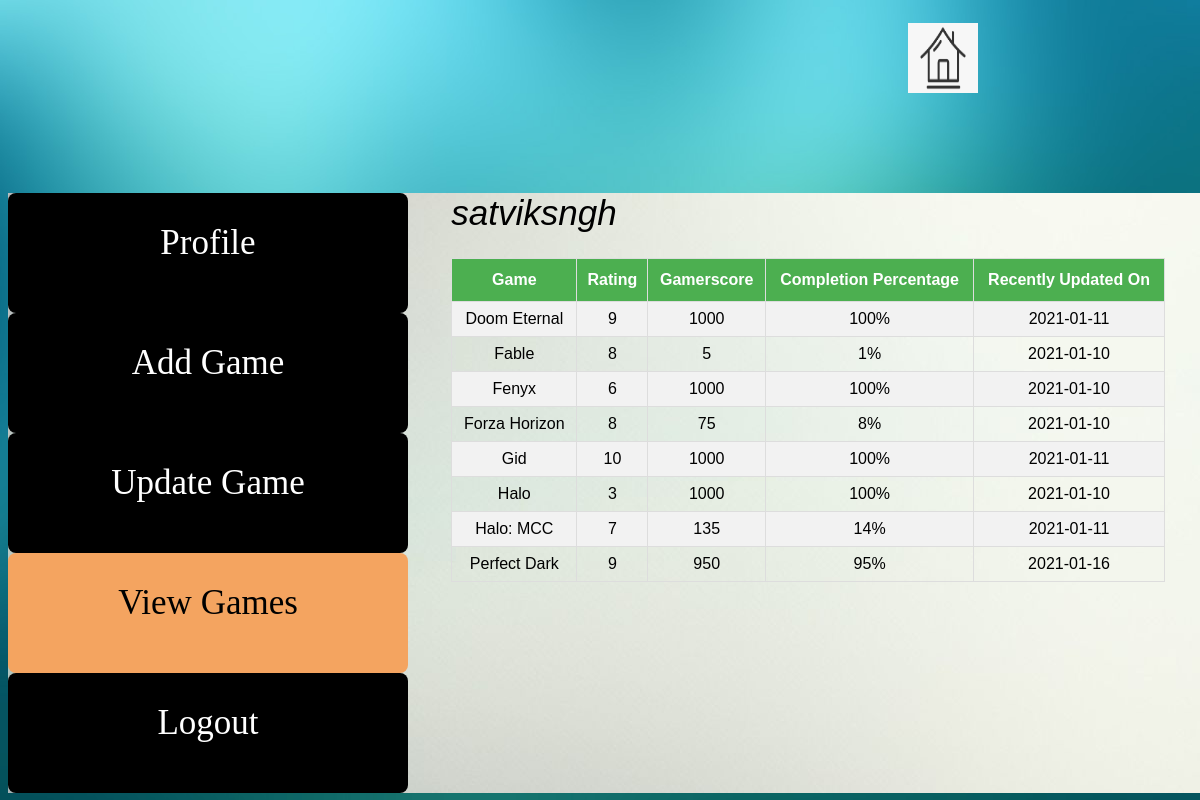
/lib/allgamesxbox.php (signed in), run on the app's committed database.
### tables this page shows
CREATE TABLE `xbox` (
  `gamerid` varchar(20) NOT NULL,
  `name` varchar(30) NOT NULL,
  `gamerscore` int(4) UNSIGNED NOT NULL,
  `completion` decimal(3,0) NOT NULL,
  `updatedate` date NOT NULL,
  `rating` int(2) NOT NULL
);

### lib/allgamesxbox.php (the view, shortened to what this page needs)
<?php
    function displaydata() {
        include('db.php');
        $gamerid = mysqli_real_escape_string($mysqli,$_SESSION['username']);
        $game_check_query = "SELECT * FROM xbox WHERE gamerid='$gamerid'";
        $res = mysqli_query($mysqli,$game_check_query);
        return $res;
    }
?>
<html>
    <head>
        <link rel="stylesheet" href="../css/main.css">
    </head>
    <body>
        <header>
            <img src="../images/homebtn.png" width="70px" height="70px" onclick="location.href='./dashboardxbox.php'"/>
        </header>
        <div id="dashboard">
            <div id="navigationbar">
                <div id="profile">
                    <a href="./dashboardxbox.php"> Profile </a>
                </div>
                <div id="newgame">
                    <a href="./newgamexbox.php" class="active"> Add Game </a>
                </div>
                <div id="updategame">
                    <a href="./updategamexbox.php"> Update Game </a>
                </div>
                <div id="allgames" class="active">
                    <a href="#" class="active"> View Games </a>
                </div>
                <div id="logout">
                    <a href="./logout.php" class="logoutref"> Logout </a>
                </div>
            </div>
            <div id="contentarea">
                <?php
                    if(!isset($_SESSION['username'])) {
                        header('location: ../home.html');
                    }
                    else {
                            $res = displaydata();
                    }
                ?>
                <label id="idlabel">
                    <?php
                        echo $_SESSION['username'];
                    ?>
                </label>
                <table id="displaytable">
                    <th> Game </th>
                    <th> Rating </th>
                    <th> Gamerscore </th>
                    <th> Completion Percentage </th>
                    <th> Recently Updated On </th>
                    <?php
                        while($row = mysqli_fetch_array($res)) {
                            echo "<tr><td>" . $row['name'] . "</td><td>" . $row['rating'] . "</td><td>". $row['gamerscore'] . "</td><td>"
                            . $row['completion'] . "%</td><td>". $row['updatedate'] . "</td></tr>";
                        }
                    ?>
                </table>
            </div>
        </div>
    </body>
</html>

### css/main.css (style rules this page uses)
body { background-image: url("./../images/homedivbackground.jpg"); background-repeat: no-repeat; background-size: cover; }
header img { margin-top: 15px; margin-left: 900px; }
#dashboard { background-image: url("./../images/homedivinnerbackground.jpg"); width: 1200px; height: 600px; margin: auto; margin-top: 100px; display: grid; grid-template-areas: 'navigationbar contentarea contentarea'; }
#navigationbar { display: grid; grid-template-areas: 'profile' 'newgame' 'updategame' 'allgames' 'logout'; }
#contentarea { overflow-y: scroll; scrollbar-width: none; }
#profile { width: 400px; height: 60px; background-color: black; text-align: center; padding-top: 30px; padding-bottom: 30px; border: wheat; border-radius: 8px; }
#newgame { width: 400px; height: 60px; background-color: black; text-align: center; padding-top: 30px; padding-bottom: 30px; border: wheat; border-radius: 8px; }
#updategame { width: 400px; height: 60px; background-color: black; text-align: center; padding-top: 30px; padding-bottom: 30px; border: wheat; border-radius: 8px; }
#allgames { width: 400px; height: 60px; background-color: black; text-align: center; padding-top: 30px; padding-bottom: 30px; border: wheat; border-radius: 8px; }
#logout { width: 400px; height: 60px; background-color: black; text-align: center; padding-top: 30px; padding-bottom: 30px; border: wheat; border-radius: 8px; }
#navigationbar div.active a.active { background-color: sandybrown; color: black; }
#navigationbar div.active { background-color: sandybrown; }
a { color: white; text-decoration: none; font-size: 35px; }
#displaytable { font-family: Arial, Helvetica, sans-serif; border-collapse: collapse; width: 100%; overflow: scroll; margin-top: 25px; }
#displaytable td, #displaytable th { border: 1px solid #ddd; padding: 8px; }
#displaytable tr:nth-child(even) { background-color: #f2f2f2; text-align: center; }
#displaytable tr:nth-child(odd) { text-align: center; }
#displaytable th { padding-top: 12px; padding-bottom: 12px; text-align: center; background-color: #4CAF50; color: white; }
#idlabel { font-size: 35px; font-family: Arial, Helvetica, sans-serif; font-style: italic; }

### data on the page
xbox: name "Doom Eternal", rating "9", gamerscore "1000", completion "100", updatedate "2021-01-11"
xbox: name "Fable", rating "8", gamerscore "5", completion "1", updatedate "2021-01-10"
xbox: name "Fenyx", rating "6", gamerscore "1000", completion "100", updatedate "2021-01-10"
xbox: name "Forza Horizon", rating "8", gamerscore "75", completion "8", updatedate "2021-01-10"
xbox: name "Gid", rating "10", gamerscore "1000", completion "100", updatedate "2021-01-11"
xbox: name "Halo", rating "3", gamerscore "1000", completion "100", updatedate "2021-01-10"
xbox: name "Halo: MCC", rating "7", gamerscore "135", completion "14", updatedate "2021-01-11"
xbox: name "Perfect Dark", rating "9", gamerscore "950", completion "95", updatedate "2021-01-16"

### other printed values
$_SESSION['username'] "satviksngh"
